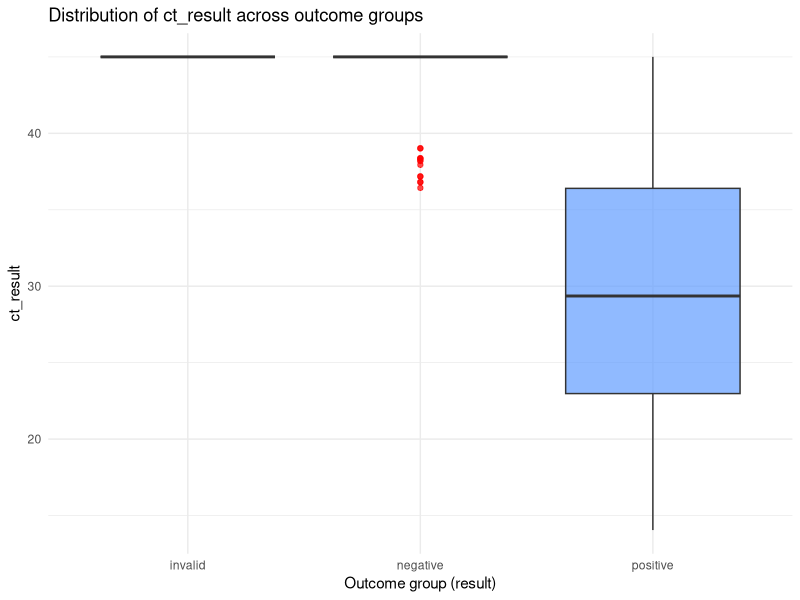
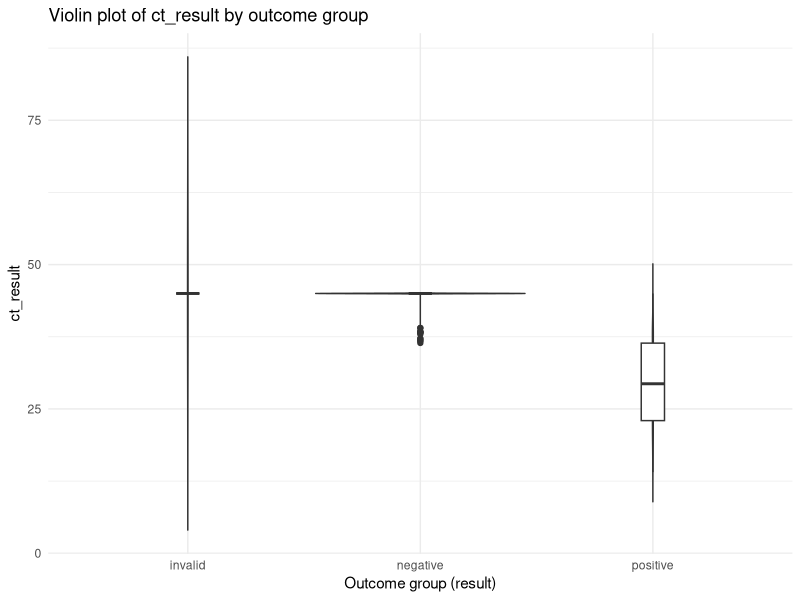
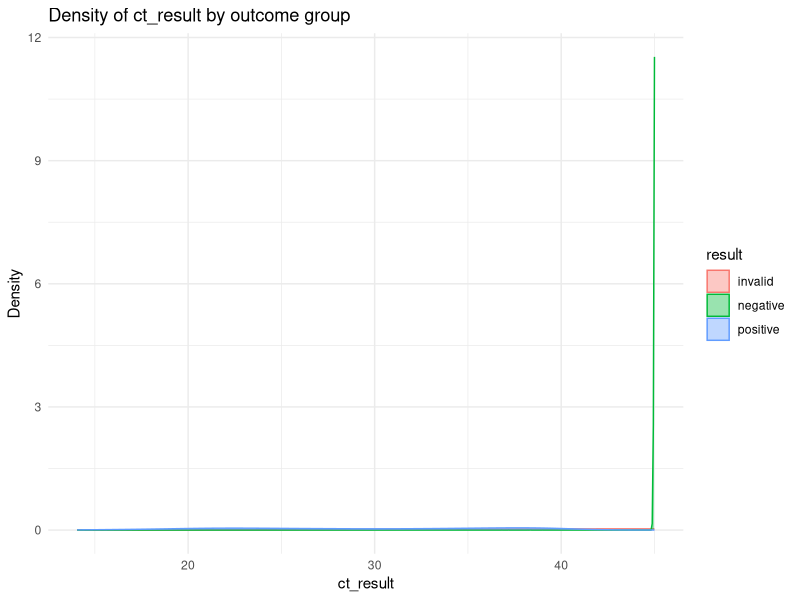

Source code (R) for these figures, in order:
#Task5_Fatemeh 
##Is there a difference in the distributions of ct_results between different outcome groups (result)

library(tidyverse)
library(here)

data <- read_delim(here("data", "exam_data_tidier_2025-09-09.txt"), delim = " ")
data

# Boxplot – compare median and spread across groups
ggplot(data, aes(x = result, y = ct_result, fill = result)) +
  geom_boxplot(alpha = 0.7, outlier.color = "red") +
  labs(title = "Distribution of ct_result across outcome groups",
       x = "Outcome group (result)",
       y = "ct_result") +
  theme_minimal() +
  theme(legend.position = "none")

# Violin plot – show full distribution shape
ggplot(data, aes(x = result, y = ct_result, fill = result)) +
  geom_violin(trim = FALSE, alpha = 0.6) +
  geom_boxplot(width = 0.1, fill = "white") +
  labs(title = "Violin plot of ct_result by outcome group",
       x = "Outcome group (result)",
       y = "ct_result") +
  theme_minimal() +
  theme(legend.position = "none")

# Overlaid density curves – all groups on the same axis
ggplot(data, aes(x = ct_result, colour = result, fill = result)) +
  geom_density(alpha = 0.4) +
  labs(title = "Density of ct_result by outcome group",
       x = "ct_result",
       y = "Density") +
  theme_minimal()
